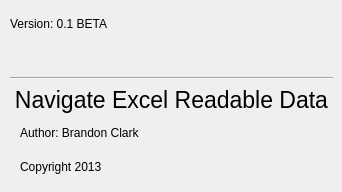
<?xml version="1.0" encoding="UTF-8"?>
<ui version="4.0">
 <class>AboutWindow</class>
 <widget class="QDialog" name="AboutWindow">
  <property name="geometry">
   <rect>
    <x>0</x>
    <y>0</y>
    <width>342</width>
    <height>192</height>
   </rect>
  </property>
  <property name="sizePolicy">
   <sizepolicy hsizetype="Preferred" vsizetype="Preferred">
    <horstretch>0</horstretch>
    <verstretch>0</verstretch>
   </sizepolicy>
  </property>
  <property name="windowTitle">
   <string>Dialog</string>
  </property>
  <widget class="QWidget" name="">
   <property name="geometry">
    <rect>
     <x>10</x>
     <y>10</y>
     <width>323</width>
     <height>171</height>
    </rect>
   </property>
   <layout class="QVBoxLayout" name="verticalLayout">
    <item>
     <widget class="QLabel" name="label_4">
      <property name="text">
       <string>Version: 0.1 BETA</string>
      </property>
     </widget>
    </item>
    <item>
     <widget class="QLabel" name="label">
      <property name="text">
       <string/>
      </property>
      <property name="pixmap">
       <pixmap resource="res.qrc">:/img/cci-horizontal-black-large.png</pixmap>
      </property>
     </widget>
    </item>
    <item>
     <widget class="Line" name="line">
      <property name="orientation">
       <enum>Qt::Horizontal</enum>
      </property>
     </widget>
    </item>
    <item>
     <widget class="QLabel" name="label_3">
      <property name="font">
       <font>
        <pointsize>17</pointsize>
       </font>
      </property>
      <property name="text">
       <string>Navigate Excel Readable Data</string>
      </property>
      <property name="alignment">
       <set>Qt::AlignCenter</set>
      </property>
     </widget>
    </item>
    <item>
     <widget class="QLabel" name="label_2">
      <property name="text">
       <string>Author:  Brandon Clark</string>
      </property>
      <property name="textFormat">
       <enum>Qt::RichText</enum>
      </property>
      <property name="margin">
       <number>0</number>
      </property>
      <property name="indent">
       <number>10</number>
      </property>
     </widget>
    </item>
    <item>
     <widget class="QLabel" name="label_5">
      <property name="text">
       <string>Copyright 2013 </string>
      </property>
      <property name="indent">
       <number>10</number>
      </property>
     </widget>
    </item>
   </layout>
  </widget>
 </widget>
 <resources>
  <include location="res.qrc"/>
 </resources>
 <connections/>
</ui>
